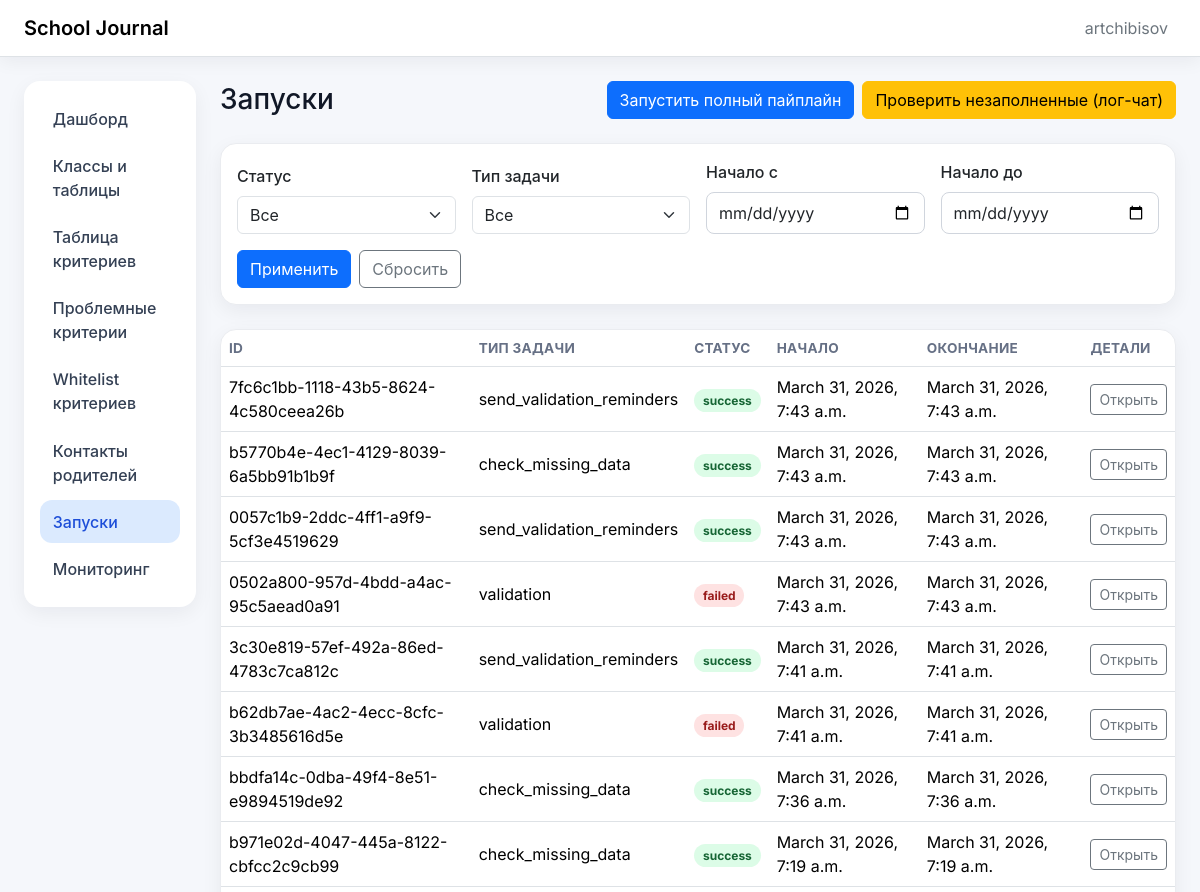
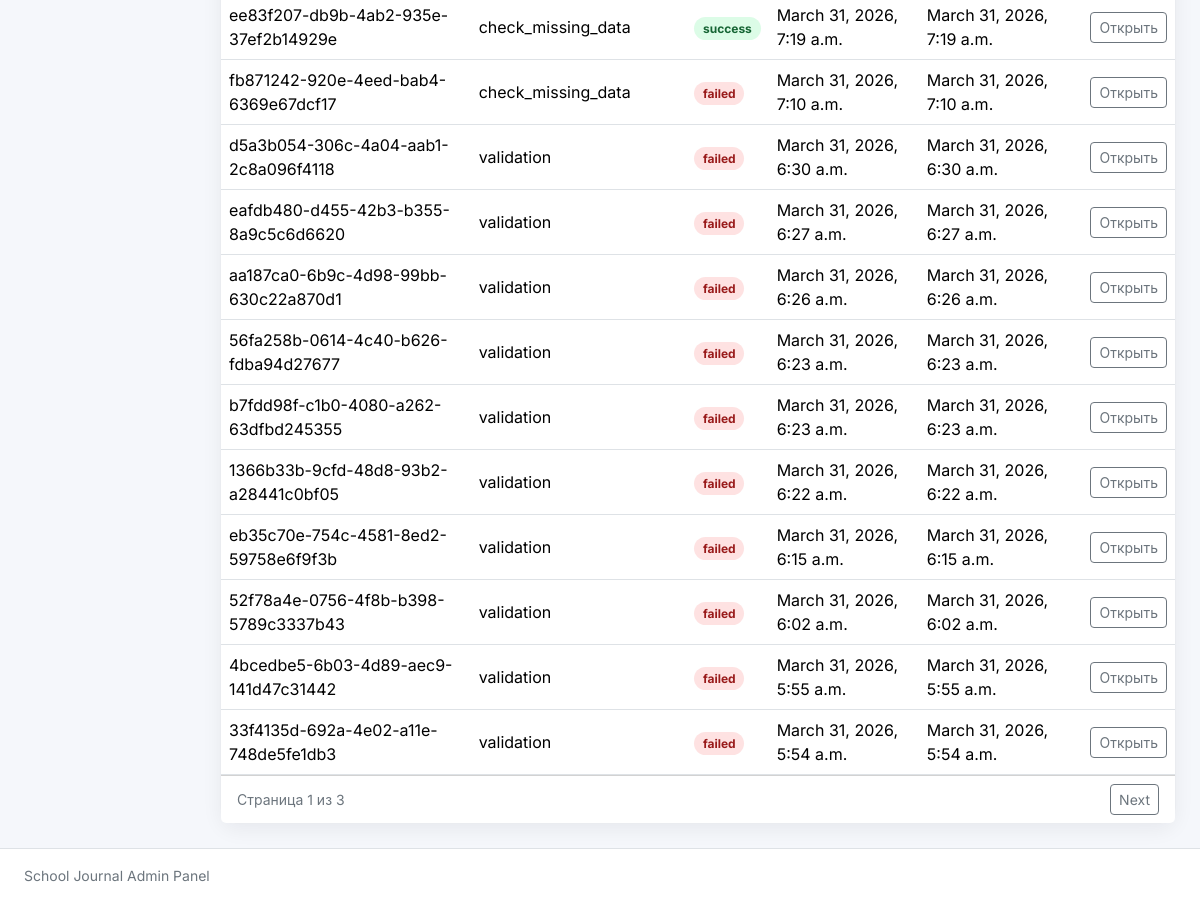
Page /runs/ (signed in) on the committed database (2 pictures, top to bottom).
### jobs/models.py (models this page shows, shortened)
class JobRun(models.Model):
    class Status(models.TextChoices):
        PENDING = "pending", "Pending"
        RUNNING = "running", "Running"
        SUCCESS = "success", "Success"
        PARTIAL = "partial", "Partial"
        FAILED = "failed", "Failed"
    id = models.UUIDField(primary_key=True, default=uuid.uuid4, editable=False)
    job_type = models.CharField(max_length=100)
    status = models.CharField(max_length=20, choices=Status.choices, default=Status.PENDING)
    started_at = models.DateTimeField(null=True, blank=True)
    finished_at = models.DateTimeField(null=True, blank=True)
    params_json = models.JSONField(default=dict, blank=True)
    result_json = models.JSONField(default=dict, blank=True)
    initiated_by = models.ForeignKey(
        settings.AUTH_USER_MODEL,
        null=True,
        blank=True,
        on_delete=models.SET_NULL,
        related_name="job_runs",
    )
    class Meta:
        ordering = ["-started_at"]
        permissions = [
            ("run_validation", "Can run validation jobs"),
            ("run_full_pipeline", "Can run full pipeline"),
            ("send_reminders", "Can send validation reminders"),
            ("run_check_missing_data", "Can run missing data checks"),
        ]

### jobs/views.py (the view)
# urls.py: path("runs/", list_job_runs, name="job_run_list"),
@login_required
@permission_required_403("jobs.view_jobrun", message="Доступ запрещён: нет прав на просмотр запусков.")
def list_job_runs(request):
    queryset = JobRun.objects.all().order_by("-started_at")
    status = _parse_non_empty(request.GET.get("status"))
    if status:
        queryset = queryset.filter(status=status)
    job_type = _parse_non_empty(request.GET.get("job_type"))
    if job_type:
        queryset = queryset.filter(job_type=job_type)
    started_from = _parse_non_empty(request.GET.get("started_from"))
    if started_from:
        queryset = queryset.filter(started_at__date__gte=started_from)
    started_to = _parse_non_empty(request.GET.get("started_to"))
    if started_to:
        queryset = queryset.filter(started_at__date__lte=started_to)
    paginator = Paginator(queryset, 20)
    page_obj = paginator.get_page(request.GET.get("page"))
    for run in page_obj:
        run.status_meta = _status_meta(run.status)
    preserved_query = request.GET.copy()
    preserved_query.pop("page", None)
    return render(
        request,
        "jobs/jobrun_list.html",
        {
            "page_obj": page_obj,
            "status_choices": JobRun.Status.choices,
            "job_type_choices": JobRun.objects.values_list("job_type", flat=True).distinct().order_by("job_type"),
            "filters": {
                "status": status or "",
                "job_type": job_type or "",
                "started_from": started_from or "",
                "started_to": started_to or "",
            },
            "querystring": preserved_query.urlencode(),
        },
    )

### admin_panel/authz.py (called while the page is built)
def permission_required_403(perm: str, *, message: str | None = None) -> Callable:
    deny_message = message or "Доступ запрещён: недостаточно прав для выполнения действия."
    def decorator(view_func: Callable) -> Callable:
        @wraps(view_func)
        def _wrapped(request: HttpRequest, *args, **kwargs) -> HttpResponse:
            if request.user.has_perm(perm):
                return view_func(request, *args, **kwargs)
            messages.error(request, deny_message)
            return HttpResponseForbidden(deny_message)
        return _wrapped
    return decorator

### jobs/views.py (called while the page is built)
def _parse_non_empty(value: str | None) -> str | None:
    if value is None:
        return None
    trimmed = value.strip()
    return trimmed or None

def _status_meta(status: str | None) -> dict[str, str]:
    return STATUS_UI_META.get(status, {"css": "queued", "label": status or "queued"})

### jobs/templates/jobs/jobrun_list.html (shortened to what this page needs)
{% extends "base.html" %}
{% block page_heading %}Запуски{% endblock %}
{% block page_actions %}
  {% if perms.jobs.run_full_pipeline %}
    <form method="post" action="{% url 'run_full_pipeline' %}">
       <button class="btn btn-primary" type="submit">Запустить полный пайплайн</button>
     </form>
  {% endif %}
{% if perms.jobs.run_check_missing_data %}
    <form method="post" action="{% url 'run_missing_data_check' %}">
      <button class="btn btn-warning" type="submit">Проверить незаполненные (лог-чат)</button>
    </form>
  {% endif %}
 {% endblock %}
 {% block content %}
  <section class="card mb-4">
    <div class="card-body">
      <form method="get" class="row g-3 align-items-end">
        <div class="col-12 col-md-6 col-xl-3">
          <label class="form-label" for="id_status">Статус</label>
          <select id="id_status" name="status" class="form-select">
            <option value="">Все</option>
          </select>
        </div>
        <div class="col-12 col-md-6 col-xl-3">
          <label class="form-label" for="id_job_type">Тип задачи</label>
          <select id="id_job_type" name="job_type" class="form-select">
            <option value="">Все</option>
          </select>
        </div>
        <div class="col-12 col-md-6 col-xl-3">
          <label class="form-label" for="id_started_from">Начало с</label>
          <input id="id_started_from" type="date" name="started_from" value="{{ filters.started_from }}" class="form-control">
        </div>
        <div class="col-12 col-md-6 col-xl-3">
          <label class="form-label" for="id_started_to">Начало до</label>
          <input id="id_started_to" type="date" name="started_to" value="{{ filters.started_to }}" class="form-control">
        </div>
        <div class="col-12 d-flex flex-wrap gap-2">
          <button class="btn btn-primary" type="submit">Применить</button>
          <a class="btn btn-outline-secondary" href="{% url 'job_run_list' %}">Сбросить</a>
        </div>
      </form>
    </div>
  </section>
  <section class="card">
    <div class="card-body p-0">
      <div class="table-responsive">
        <table class="table table-hover align-middle mb-0">
          <thead>
            <tr>
              <th>ID</th>
              <th>Тип задачи</th>
              <th>Статус</th>
              <th>Начало</th>
              <th>Окончание</th>
              <th>Детали</th>
            </tr>
          </thead>
          <tbody>
            {% for run in page_obj %}
              <tr>
                <td>{{ run.id }}</td>
                <td>{{ run.job_type }}</td>
                <td><span class="badge badge-soft badge-{{ run.status_meta.css }}">{{ run.status_meta.label }}</span></td>
                <td>{{ run.started_at|default:"—" }}</td>
                <td>{{ run.finished_at|default:"—" }}</td>
                <td>
                  <a class="btn btn-outline-secondary btn-sm" href="{% url 'job_run_detail' run.id %}{% if querystring %}?{{ querystring }}{% endif %}">Открыть</a>
                </td>
              </tr>
            {% empty %}
              <tr><td class="table-empty" colspan="6">No runs found.</td></tr>
            {% endfor %}
          </tbody>
        </table>
       </div>
    </div>
     {% if page_obj.paginator.num_pages > 1 %}
      <div class="card-footer bg-white d-flex justify-content-between align-items-center flex-wrap gap-2">
        <div class="text-secondary small">Страница {{ page_obj.number }} из {{ page_obj.paginator.num_pages }}</div>
        <div class="d-flex gap-2">
          {% if page_obj.has_next %}
            <a class="btn btn-outline-secondary btn-sm" href="?{% if querystring %}{{ querystring }}&{% endif %}page={{ page_obj.next_page_number }}">Next</a>
          {% endif %}
        </div>
      </div>
      {% endif %}
  </section>
 {% endblock %}

### webapp/templates/base.html (shortened to what this page needs)
{% load static %}
<!doctype html>
<html lang="ru">
<head>
  <link href="https://cdn.jsdelivr.net/npm/bootstrap@5.3.3/dist/css/bootstrap.min.css" rel="stylesheet">
  <link rel="stylesheet" href="{% static 'webapp/ui.css' %}">
</head>
<body>
<nav class="navbar navbar-expand-lg border-bottom bg-white sticky-top soft-shadow-sm">
    <div class="container-fluid px-3 px-lg-4">
      <a class="navbar-brand fw-semibold" href="{% url 'dashboard' %}">School Journal</a>
      <div class="collapse navbar-collapse" id="mainNav">
        <ul class="navbar-nav ms-auto align-items-lg-center gap-lg-2">
          {% if request.user.is_authenticated %}
            <li class="nav-item"><span class="nav-link text-secondary">{{ request.user.username }}</span></li>
          {% endif %}
        </ul>
      </div>
         </div>
  </nav>
<div class="container-fluid py-4 px-3 px-lg-4">
    <div class="row g-4">
      <aside class="col-12 col-lg-3 col-xl-2">
        <div class="card border-0 soft-shadow-sm nav-card">
          <div class="card-body p-2 p-lg-3">
            <nav class="nav nav-pills flex-column gap-1">
              <a class="nav-link {% if request.path == '/' %}active{% endif %}" href="{% url 'dashboard' %}">Дашборд</a>
              {% if perms.journal_links.view_classsheetlink %}
                <a class="nav-link {% if '/links/' in request.path %}active{% endif %}" href="{% url 'journal_links:list_links' %}">Классы и таблицы</a>
              {% endif %}
              {% if perms.pipeline.view_criterionentry %}
                <a class="nav-link {% if '/criteria-table/' in request.path %}active{% endif %}" href="{% url 'pipeline:criteria_table' %}">Таблица критериев</a>
                             <a class="nav-link {% if '/criteria-failures/' in request.path %}active{% endif %}" href="{% url 'pipeline:criteria_failures' %}">Проблемные критерии</a>
              {% endif %}
                {% if perms.pipeline.view_validcriteriontemplate %}
                <a class="nav-link {% if '/valid-criteria/' in request.path %}active{% endif %}" href="{% url 'pipeline:valid_criteria_list' %}">Whitelist критериев</a>
              {% endif %}
              {% if perms.pipeline.view_parentcontact %}
                <a class="nav-link {% if '/parent-contacts/' in request.path %}active{% endif %}" href="{% url 'pipeline:parent_contacts_list' %}">Контакты родителей</a>
              {% endif %}
              {% if perms.jobs.view_jobrun %}
                <a class="nav-link {% if '/runs/' in request.path %}active{% endif %}" href="{% url 'job_run_list' %}">Запуски</a>
              {% endif %}
              <a class="nav-link {% if '/healthz' in request.path or '/readyz' in request.path %}active{% endif %}" href="{% url 'readyz' %}">Мониторинг</a>
            </nav>
          </div>
        </div>
      </aside>
        <main class="col-12 col-lg-9 col-xl-10">
             <section class="d-flex flex-column flex-md-row align-items-md-center justify-content-between gap-3 mb-4">
          <h1 class="h3 mb-0">{% block page_heading %}Страница{% endblock %}</h1>
          <div class="d-flex flex-wrap gap-2">
            {% block page_actions %}{% endblock %}
          </div>
        </section>
              {% block content %}{% endblock %}
      </main>
    </div>
  </div>
 <footer class="py-3 border-top bg-white">
    <div class="container-fluid px-3 px-lg-4 text-secondary small">School Journal Admin Panel</div>
  </footer>
</body>
</html>

### webapp/static/webapp/ui.css (style rules this page uses)
:root { --app-bg: #f5f7fb; --text-muted: #667085; }
body { font-family: Inter, -apple-system, BlinkMacSystemFont, "Segoe UI", sans-serif; background: var(--app-bg); color: #111827; }
.soft-shadow-sm { box-shadow: 0 4px 18px rgba(16, 24, 40, 0.06); }
.nav-card .nav-link { color: #344054; border-radius: 0.75rem; padding: 0.6rem 0.8rem; font-weight: 500; }
.nav-card .nav-link.active { background-color: #dbeafe; color: #1d4ed8; }
.card { border: 1px solid #eaecf0; border-radius: 1rem; box-shadow: 0 6px 20px rgba(16, 24, 40, 0.06); }
.table { --bs-table-bg: transparent; }
.table thead th { font-size: 0.85rem; letter-spacing: 0.02em; color: var(--text-muted); text-transform: uppercase; white-space: nowrap; }
.badge-soft { border-radius: 999px; padding: 0.35rem 0.55rem; }
.badge-success { background-color: #dcfce7; color: #166534; }
.badge-failed { background-color: #fee2e2; color: #991b1b; }
.form-label { font-weight: 500; }
input[type="text"], input[type="email"], input[type="url"], input[type="number"], input[type="date"], input[type="file"], textarea, select { width: 100%; border: 1px solid #d0d5dd; border-radius: 0.5rem; padding: 0.5rem 0.75rem; background: #fff; }

### rows in the picture
JobRun: id "7fc6c1bb-1118-43b5-8624-4c580ceea26b", job_type "send_validation_reminders", status_meta.label "success", started_at "March 31, 2026, 7:43 a.m.", finished_at "March 31, 2026, 7:43 a.m."
JobRun: id "b5770b4e-4ec1-4129-8039-6a5bb91b1b9f", job_type "check_missing_data", status_meta.label "success", started_at "March 31, 2026, 7:43 a.m.", finished_at "March 31, 2026, 7:43 a.m."
JobRun: id "0057c1b9-2ddc-4ff1-a9f9-5cf3e4519629", job_type "send_validation_reminders", status_meta.label "success", started_at "March 31, 2026, 7:43 a.m.", finished_at "March 31, 2026, 7:43 a.m."
JobRun: id "0502a800-957d-4bdd-a4ac-95c5aead0a91", job_type "validation", status_meta.label "failed", started_at "March 31, 2026, 7:43 a.m.", finished_at "March 31, 2026, 7:43 a.m."
JobRun: id "3c30e819-57ef-492a-86ed-4783c7ca812c", job_type "send_validation_reminders", status_meta.label "success", started_at "March 31, 2026, 7:41 a.m.", finished_at "March 31, 2026, 7:41 a.m."
JobRun: id "b62db7ae-4ac2-4ecc-8cfc-3b3485616d5e", job_type "validation", status_meta.label "failed", started_at "March 31, 2026, 7:41 a.m.", finished_at "March 31, 2026, 7:41 a.m."
JobRun: id "bbdfa14c-0dba-49f4-8e51-e9894519de92", job_type "check_missing_data", status_meta.label "success", started_at "March 31, 2026, 7:36 a.m.", finished_at "March 31, 2026, 7:36 a.m."
JobRun: id "b971e02d-4047-445a-8122-cbfcc2c9cb99", job_type "check_missing_data", status_meta.label "success", started_at "March 31, 2026, 7:19 a.m.", finished_at "March 31, 2026, 7:19 a.m."
JobRun: id "ee83f207-db9b-4ab2-935e-37ef2b14929e", job_type "check_missing_data", status_meta.label "success", started_at "March 31, 2026, 7:19 a.m.", finished_at "March 31, 2026, 7:19 a.m."
JobRun: id "fb871242-920e-4eed-bab4-6369e67dcf17", job_type "check_missing_data", status_meta.label "failed", started_at "March 31, 2026, 7:10 a.m.", finished_at "March 31, 2026, 7:10 a.m."
JobRun: id "d5a3b054-306c-4a04-aab1-2c8a096f4118", job_type "validation", status_meta.label "failed", started_at "March 31, 2026, 6:30 a.m.", finished_at "March 31, 2026, 6:30 a.m."
JobRun: id "eafdb480-d455-42b3-b355-8a9c5c6d6620", job_type "validation", status_meta.label "failed", started_at "March 31, 2026, 6:27 a.m.", finished_at "March 31, 2026, 6:27 a.m."
JobRun: id "aa187ca0-6b9c-4d98-99bb-630c22a870d1", job_type "validation", status_meta.label "failed", started_at "March 31, 2026, 6:26 a.m.", finished_at "March 31, 2026, 6:26 a.m."
JobRun: id "56fa258b-0614-4c40-b626-fdba94d27677", job_type "validation", status_meta.label "failed", started_at "March 31, 2026, 6:23 a.m.", finished_at "March 31, 2026, 6:23 a.m."
JobRun: id "b7fdd98f-c1b0-4080-a262-63dfbd245355", job_type "validation", status_meta.label "failed", started_at "March 31, 2026, 6:23 a.m.", finished_at "March 31, 2026, 6:23 a.m."
JobRun: id "1366b33b-9cfd-48d8-93b2-a28441c0bf05", job_type "validation", status_meta.label "failed", started_at "March 31, 2026, 6:22 a.m.", finished_at "March 31, 2026, 6:22 a.m."
JobRun: id "eb35c70e-754c-4581-8ed2-59758e6f9f3b", job_type "validation", status_meta.label "failed", started_at "March 31, 2026, 6:15 a.m.", finished_at "March 31, 2026, 6:15 a.m."
JobRun: id "52f78a4e-0756-4f8b-b398-5789c3337b43", job_type "validation", status_meta.label "failed", started_at "March 31, 2026, 6:02 a.m.", finished_at "March 31, 2026, 6:02 a.m."
JobRun: id "4bcedbe5-6b03-4d89-aec9-141d47c31442", job_type "validation", status_meta.label "failed", started_at "March 31, 2026, 5:55 a.m.", finished_at "March 31, 2026, 5:55 a.m."
JobRun: id "33f4135d-692a-4e02-a11e-748de5fe1db3", job_type "validation", status_meta.label "failed", started_at "March 31, 2026, 5:54 a.m.", finished_at "March 31, 2026, 5:54 a.m."

### other values in the picture
{{ request.user.username }} "artchibisov"
{{ page_obj.number }} "1"
{{ page_obj.paginator.num_pages }} "3"
